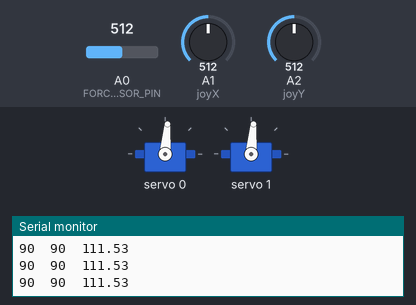
The sketch below on a simulated Arduino Uno, built with avr-gcc and run on an emulated ATmega328P. Shown: 2 × servo, the last lines printed to the serial monitor. Inputs (shaded band) come from the test bench; at power-on: A1 (joyX) = 512, A2 (joyY) = 512, A0 (FORCE_SENSOR_PIN) = 512.

Above: at 1.2 s.
1.3 s: A1 (joyX) set to 0
At 1.48 s:
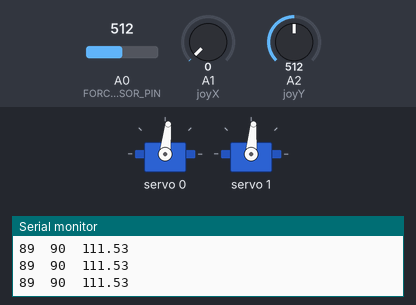
4.3 s: A2 (joyY) set to 0
At 6.82 s:
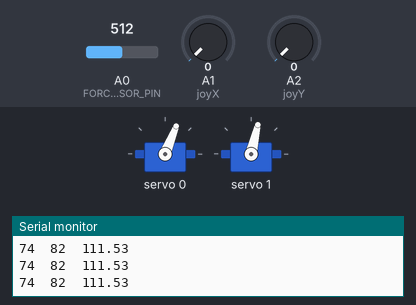
7.3 s: A2 (joyY) set to 1023
10.3 s: A0 (FORCE_SENSOR_PIN) set to 342
At 11.25 s:
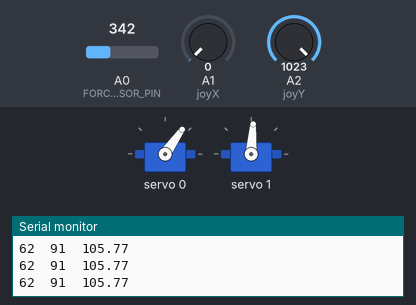
13.3 s: A0 (FORCE_SENSOR_PIN) set to 315
At 16.22 s:
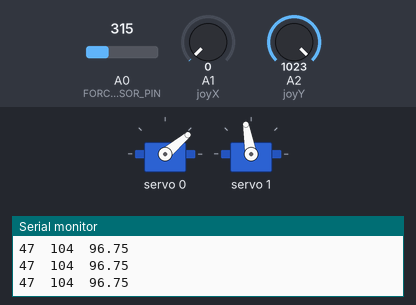
16.3 s: A2 (joyY) set to 122
Timing chart, 0 to 25.0 s (numbered marks = the images above; inputs shaded):
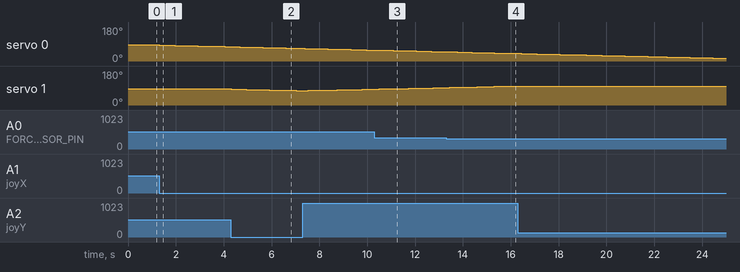

Measured:
- the behaviour switches between 325 and 324 on A0 (FORCE_SENSOR_PIN) (found by bisection; images 3 and 4)
- after the input at 1.3 s, servo 0: moves from 85° to 76° over 2.7 s, starting at once
- after the input at 4.3 s, servo 1: moves from 85° to 76° over 2.7 s, starting at once

The sketch:

Actuation_Adafruit.ino
```cpp
//Servo
#include <Wire.h>
#include <Adafruit_PWMServoDriver.h>

// called this way, it uses the default address 0x40
Adafruit_PWMServoDriver pwm = Adafruit_PWMServoDriver();

#define SERVOMIN  90// This is the 'minimum' pulse length count (out of 4096)
#define SERVOMAX  490 // This is the 'maximum' pulse length count (out of 4096)
#define USMIN  SERVOMIN*4 // 600, This is the rounded 'minimum' microsecond length based on the minimum pulse of 150
#define USMAX  SERVOMAX*4 // 2400, This is the rounded 'maximum' microsecond length based on the maximum pulse of 600
#define SERVO_FREQ 50 // Analog servos run at ~50 Hz updates\

#define MAX_DELAY 500 // Slowest speed of motor
#define MIN_DELAY 10 // Fastest speed of motor

const int servonum0 = 0;
const int servonum1 = 1;
int angleX = 90;
int angleY = 90;
int pulselenX = map(angleX, 0, 180, SERVOMIN, SERVOMAX);
int pulselenY = map(angleY, 0, 180, SERVOMIN, SERVOMAX);

//FSR
#define FORCE_SENSOR_PIN A0 // the FSR and 10K pulldown are connected to A0
int forceRead = 0;
float force = 0;
const int e = 2.718281828;
const int forceReadThres = 500;

//Joystick
#define joyX A1
#define joyY A2

int xValue;
int yValue;

const int x_0 = 1024/2;
const int y_0 = 1024/2;
const int joyMax = 1024;
const int joyMin = 0;
const int joyBuffer = 30;

int delay_speed_X = map(x_0, x_0, joyMax, MAX_DELAY, MIN_DELAY);
int delay_speed_Y = map(y_0, y_0, joyMax, MAX_DELAY, MIN_DELAY);

int countX = 0;
int countY = 0;

int joyStick = 0;

void setup() {
  Serial.begin(9600); //how fast it reads every byte (bytes per second)
  pwm.begin();

  pwm.setOscillatorFrequency(25250000);
  pwm.setPWMFreq(SERVO_FREQ);  // Analog servos run at ~50 Hz updates

  pwm.setPWM(servonum0, 0, pulselenX);
  pwm.setPWM(servonum1, 0, pulselenY);
  delay(20);
}

void loop() {
  // Read Force values
  forceRead = analogRead(FORCE_SENSOR_PIN);
  force = forceConvert(forceRead);

  // Read Joystick values
  xValue = analogRead(joyX);
  yValue = analogRead(joyY);

  // Control Motors
  if(countX == 0){
    if (xValue > (x_0 + joyBuffer)){
      if (pulselenX<SERVOMAX){
        pulselenX++;
        countX = map(xValue, x_0, joyMax, MAX_DELAY, MIN_DELAY);
      }
    }else if(xValue < (x_0 - joyBuffer)){
      if (pulselenX>SERVOMIN){
        pulselenX--;
        countX = map(xValue, x_0, joyMin, MAX_DELAY, MIN_DELAY);
      }
    }
    pwm.setPWM(servonum0, 0, pulselenX);
  } else {
    countX--;
  }

  if(countY == 0){
    if (yValue > (y_0 + joyBuffer)){
      if (pulselenY<SERVOMAX){
        pulselenY++;
        countY = map(yValue, y_0, joyMax, MAX_DELAY, MIN_DELAY);
      }
    }else if(yValue < (y_0 - joyBuffer)){
      if (pulselenY>SERVOMIN){
        pulselenY--;
        countY = map(yValue, y_0, joyMin, MAX_DELAY, MIN_DELAY);
      }
    }
    pwm.setPWM(servonum1, 0, pulselenY);
  } else {
    countY--;
  }

  // Print to Serial
//  Serial.print(xValue);
//  Serial.print("\t");
//  Serial.print(yValue);

//  Serial.print("\t");
//  Serial.print(pulselenX);
  angleX = map(pulselenX, SERVOMIN, SERVOMAX, 0, 180);
//  Serial.print("\t");
  Serial.print(angleX);

//  Serial.print("\t");
//  Serial.print(pulselenY);
  angleY = map(pulselenY, SERVOMIN, SERVOMAX, 0, 180);
  Serial.print("\t");
  Serial.print(angleY);

  Serial.print("\t");
  Serial.println(force);
}

float forceConvert(int forceRead){
  if (forceRead <= forceReadThres){
    force = exp((forceRead+1069.3)/302.77); //[g]
  } else {
    force = exp((forceRead+229.09)/157.2); //[g];
  }
  return force;
}
```
